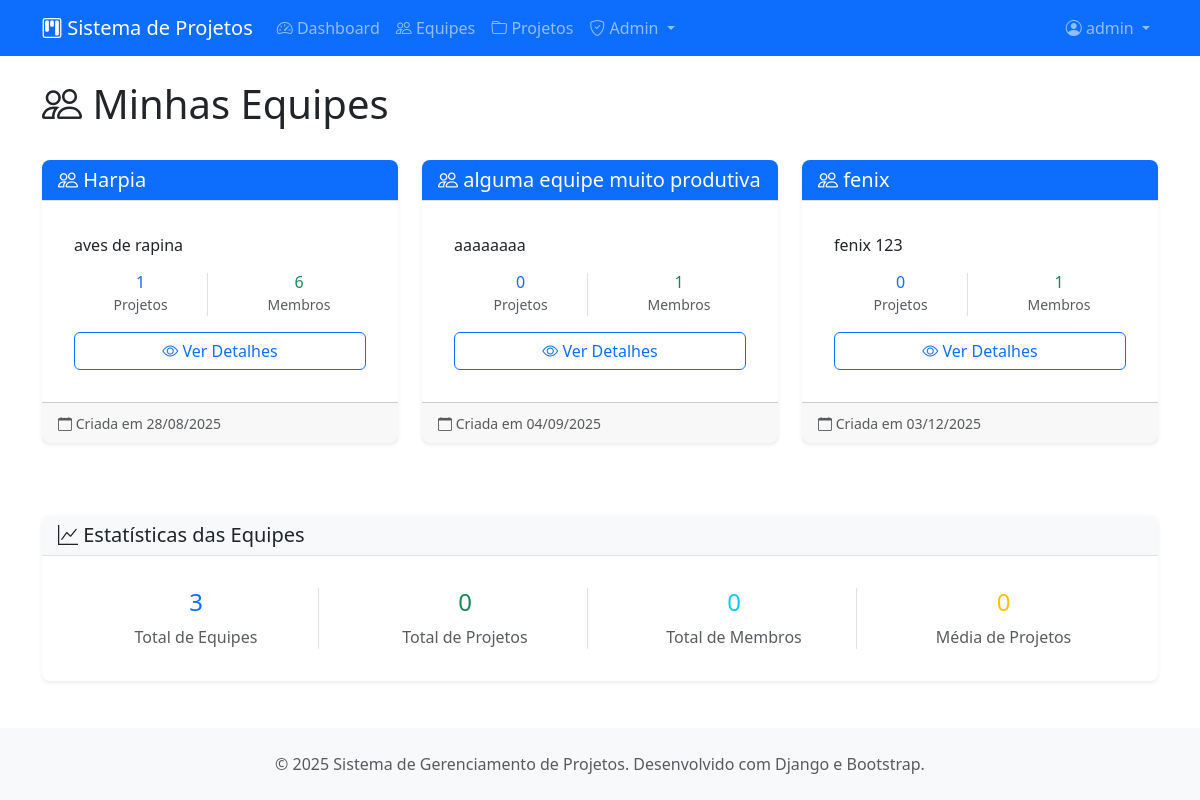
The page /projetos/equipes/ (signed in) on the database its author committed.
### projetos/models.py (models this page shows, shortened)
class Equipe(models.Model):
    nome = models.CharField(max_length=100, verbose_name="Nome da Equipe")
    descricao = models.TextField(blank=True, verbose_name="Descrição")
    criada_em = models.DateTimeField(auto_now_add=True)
    criada_por = models.ForeignKey(User, on_delete=models.CASCADE, related_name="equipes_criadas")
    ativa = models.BooleanField(default=True, verbose_name="Equipe Ativa")
    class Meta:
        verbose_name = "Equipe"
        verbose_name_plural = "Equipes"
        ordering = ["nome"]

### projetos/views.py (the view)
# urls.py: path('equipes/', views.EquipeListView.as_view(), name='lista-equipes'),
class EquipeListView(LoginRequiredMixin, ListView):
    model = Equipe
    template_name = 'projetos/equipe/lista.html'
    context_object_name = 'equipes'
    paginate_by = 10  # Paginação: 10 itens por página
    def get_queryset(self):
        return Equipe.objects.filter(
            membros__usuario=self.request.user,
            ativa=True
        ).distinct().select_related('criada_por')

### projetos/templates/projetos/equipe/lista.html (shortened to what this page needs)
{% extends 'projetos/base.html' %}
{% load static %}
{% block content %}
<div class="row">
    <div class="col-12">
        <div class="d-flex justify-content-between align-items-center mb-4">
            <h1><i class="bi bi-people"></i> Minhas Equipes</h1>
        </div>
    </div>
</div>
{% if equipes %}
    <div class="row">
        {% for equipe in equipes %}
            <div class="col-md-6 col-lg-4 mb-4">
                <div class="card h-100">
                    <div class="card-header bg-primary text-white">
                        <h5 class="card-title mb-0">
                            <i class="bi bi-people"></i> {{ equipe.nome }}
                        </h5>
                    </div>
                    <div class="card-body">
                        <p class="card-text">
                            {% if equipe.descricao %}
                                {{ equipe.descricao|truncatewords:20 }}
                            {% else %}
                                <span class="text-muted">Sem descrição</span>
                            {% endif %}
                        </p>
                        <div class="row text-center mb-3">
                            <div class="col-6">
                                <div class="border-end">
                                    <h6 class="text-primary mb-0">{{ equipe.projetos.count }}</h6>
                                    <small class="text-muted">Projetos</small>
                                </div>
                            </div>
                            <div class="col-6">
                                <h6 class="text-success mb-0">{{ equipe.membros.count }}</h6>
                                <small class="text-muted">Membros</small>
                            </div>
                        </div>
                        <div class="d-grid gap-2">
                            <a href="{% url 'projetos:detalhe-equipe' equipe.pk %}" class="btn btn-outline-primary">
                                <i class="bi bi-eye"></i> Ver Detalhes
                            </a>
                        </div>
                    </div>
                    <div class="card-footer text-muted">
                        <small>
                            <i class="bi bi-calendar"></i> Criada em {{ equipe.criada_em|date:"d/m/Y" }}
                        </small>
                    </div>
                </div>
            </div>
        {% endfor %}
    </div>
{% endif %}
<div class="row mt-5">
    <div class="col-12">
        <div class="card">
            <div class="card-header">
                <h5 class="card-title mb-0">
                    <i class="bi bi-graph-up"></i> Estatísticas das Equipes
                </h5>
            </div>
            <div class="card-body">
                <div class="row text-center">
                    <div class="col-md-3">
                        <div class="border-end">
                            <h4 class="text-primary">{{ equipes.count }}</h4>
                            <p class="text-muted mb-0">Total de Equipes</p>
                        </div>
                    </div>
                    <div class="col-md-3">
                        <div class="border-end">
                            <h4 class="text-success">
                                {% with total_projetos=0 %}
                                    {{ total_projetos }}
                                {% endwith %}
                            </h4>
                            <p class="text-muted mb-0">Total de Projetos</p>
                        </div>
                    </div>
                    <div class="col-md-3">
                        <div class="border-end">
                            <h4 class="text-info">
                                {% with total_membros=0 %}
                                    {{ total_membros }}
                                {% endwith %}
                            </h4>
                            <p class="text-muted mb-0">Total de Membros</p>
                        </div>
                    </div>
                    <div class="col-md-3">
                        <h4 class="text-warning">
                            {% if equipes.count > 0 %}
                                {% with total_projetos=0 %}
                                    {% if total_projetos > 0 %}
                                        {{ total_projetos|floatformat:1 }}
                                    {% else %}
                                        0
                                    {% endif %}
                                {% endwith %}
                            {% else %}
                                0
                            {% endif %}
                        </h4>
                        <p class="text-muted mb-0">Média de Projetos</p>
                    </div>
                </div>
            </div>
        </div>
    </div>
</div>
{% endblock %}

### projetos/templates/projetos/base.html (shortened to what this page needs)
{% load static %}
<!DOCTYPE html>
<html lang="pt-br">
<head>
    <link href="https://cdn.jsdelivr.net/npm/bootstrap@5.3.0/dist/css/bootstrap.min.css" rel="stylesheet">
    <link href="https://cdn.jsdelivr.net/npm/bootstrap-icons@1.10.0/font/bootstrap-icons.css" rel="stylesheet">
    <link href="{% static 'css/estilo.css' %}" rel="stylesheet">
    <link href="{% static 'css/forms.css' %}" rel="stylesheet">
</head>
<body class="d-flex flex-column min-vh-100">
    <nav class="navbar navbar-expand-lg navbar-dark bg-primary">
        <div class="container">
            <a class="navbar-brand" href="{% url 'projetos:dashboard' %}">
                <i class="bi bi-kanban"></i> Sistema de Projetos
            </a>
            <div class="collapse navbar-collapse" id="navbarNav">
                <ul class="navbar-nav me-auto">
                    <li class="nav-item">
                        <a class="nav-link" href="{% url 'projetos:dashboard' %}">
                            <i class="bi bi-speedometer2"></i> Dashboard
                        </a>
                    </li>
                    <li class="nav-item">
                        <a class="nav-link" href="{% url 'projetos:lista-equipes' %}">
                            <i class="bi bi-people"></i> Equipes
                        </a>
                    </li>
                    <li class="nav-item">
                        <a class="nav-link" href="{% url 'projetos:lista-projetos' %}">
                            <i class="bi bi-folder"></i> Projetos
                        </a>
                    </li>
                    {% if user.perfil.tipo_usuario == 'admin' %}
                    <li class="nav-item dropdown">
                        <a class="nav-link dropdown-toggle" href="#" id="adminDropdown" role="button" data-bs-toggle="dropdown">
                            <i class="bi bi-shield-check"></i> Admin
                        </a>
                    </li>
                    {% endif %}
                </ul>
                <ul class="navbar-nav">
                    {% if user.is_authenticated %}
                        <li class="nav-item dropdown">
                            <a class="nav-link dropdown-toggle" href="#" id="navbarDropdown" role="button" data-bs-toggle="dropdown">
                                <i class="bi bi-person-circle"></i> {{ user.username }}
                            </a>
                        </li>
                    {% endif %}
                </ul>
            </div>
        </div>
    </nav>
    <main class="container my-4 flex-grow-1">
        {% block content %}{% endblock %}
    </main>
    <footer class="bg-light py-4 mt-auto">
        <div class="container text-center">
            <p class="text-muted mb-0">
                &copy; 2025 Sistema de Gerenciamento de Projetos. Desenvolvido com Django e Bootstrap.
            </p>
        </div>
    </footer>
</body>
</html>

### static/css/estilo.css (style rules this page uses)
* { padding: 0; }

### static/css/forms.css (style rules this page uses)
.btn { border-radius: 0.375rem; font-weight: 500; transition: all 0.15s ease-in-out; }
.btn-outline-primary { color: #0d6efd; border-color: #0d6efd; }
.card { border: none; box-shadow: 0 0.125rem 0.25rem rgba(0, 0, 0, 0.075); border-radius: 0.5rem; }
.card-header { background-color: #f8f9fa; border-bottom: 1px solid #dee2e6; border-radius: 0.5rem 0.5rem 0 0 !important; font-weight: 600; }
.card-body { padding: 2rem; }
footer { margin-top: auto; }

### rows shown on the page
Equipe: nome "Harpia", descricao "aves de rapina", projetos.count "1", membros.count "6", criada_em "28/08/2025"
Equipe: nome "alguma equipe muito produtiva", descricao "aaaaaaaa", projetos.count "0", membros.count "1", criada_em "04/09/2025"
Equipe: nome "fenix", descricao "fenix 123", projetos.count "0", membros.count "1", criada_em "03/12/2025"

### other values the page prints
{{ user.username }} "admin"
{{ equipes.count }} "3"
{{ total_projetos }} "0"
{{ total_membros }} "0"
